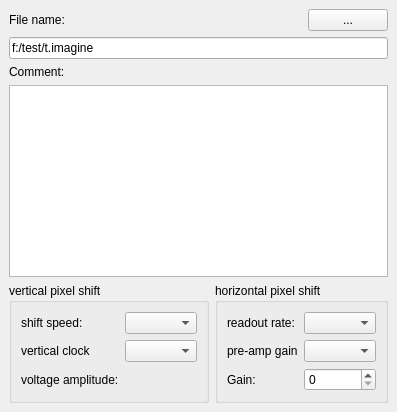
        <widget class="QWidget" name="tabGeneral">
         <attribute name="title">
          <string>General</string>
         </attribute>
         <layout class="QVBoxLayout">
          <property name="spacing">
           <number>6</number>
          </property>
          <property name="leftMargin">
           <number>9</number>
          </property>
          <property name="topMargin">
           <number>9</number>
          </property>
          <property name="rightMargin">
           <number>9</number>
          </property>
          <property name="bottomMargin">
           <number>9</number>
          </property>
          <item>
           <layout class="QHBoxLayout">
            <property name="spacing">
             <number>6</number>
            </property>
            <property name="leftMargin">
             <number>0</number>
            </property>
            <property name="topMargin">
             <number>0</number>
            </property>
            <property name="rightMargin">
             <number>0</number>
            </property>
            <property name="bottomMargin">
             <number>0</number>
            </property>
            <item>
             <widget class="QLabel" name="label">
              <property name="text">
               <string>File name:</string>
              </property>
             </widget>
            </item>
            <item>
             <spacer>
              <property name="orientation">
               <enum>Qt::Horizontal</enum>
              </property>
              <property name="sizeHint" stdset="0">
               <size>
                <width>40</width>
                <height>20</height>
               </size>
              </property>
             </spacer>
            </item>
            <item>
             <widget class="QPushButton" name="btnSelectFile">
              <property name="text">
               <string>...</string>
              </property>
             </widget>
            </item>
           </layout>
          </item>
          <item>
           <widget class="QLineEdit" name="lineEditFilename">
            <property name="text">
             <string>f:/test/t.imagine</string>
            </property>
           </widget>
          </item>
          <item>
           <widget class="QLabel" name="label_2">
            <property name="text">
             <string>Comment:</string>
            </property>
           </widget>
          </item>
          <item>
           <widget class="QTextEdit" name="textEditComment"/>
          </item>
          <item>
           <layout class="QHBoxLayout">
            <property name="spacing">
             <number>6</number>
            </property>
            <property name="leftMargin">
             <number>0</number>
            </property>
            <property name="topMargin">
             <number>0</number>
            </property>
            <property name="rightMargin">
             <number>0</number>
            </property>
            <property name="bottomMargin">
             <number>0</number>
            </property>
            <item>
             <widget class="QGroupBox" name="gbVerticalShift">
              <property name="title">
               <string>vertical pixel shift</string>
              </property>
              <layout class="QGridLayout">
               <property name="leftMargin">
                <number>9</number>
               </property>
               <property name="topMargin">
                <number>9</number>
               </property>
               <property name="rightMargin">
                <number>9</number>
               </property>
               <property name="bottomMargin">
                <number>9</number>
               </property>
               <property name="spacing">
                <number>6</number>
               </property>
               <item row="1" column="1">
                <widget class="QComboBox" name="comboBoxVertClockVolAmp"/>
               </item>
               <item row="0" column="1">
                <widget class="QComboBox" name="comboBoxVertShiftSpeed"/>
               </item>
               <item row="2" column="0">
                <widget class="QLabel" name="label_55">
                 <property name="text">
                  <string>voltage amplitude:</string>
                 </property>
                </widget>
               </item>
               <item row="1" column="0">
                <widget class="QLabel" name="label_18">
                 <property name="text">
                  <string>vertical clock</string>
                 </property>
                 <property name="wordWrap">
                  <bool>true</bool>
                 </property>
                </widget>
               </item>
               <item row="0" column="0">
                <widget class="QLabel" name="label_17">
                 <property name="text">
                  <string>shift speed:</string>
                 </property>
                </widget>
               </item>
              </layout>
             </widget>
            </item>
            <item>
             <widget class="QGroupBox" name="gbHorizontalShift">
              <property name="title">
               <string>horizontal pixel shift</string>
              </property>
              <layout class="QGridLayout">
               <property name="leftMargin">
                <number>9</number>
               </property>
               <property name="topMargin">
                <number>9</number>
               </property>
               <property name="rightMargin">
                <number>9</number>
               </property>
               <property name="bottomMargin">
                <number>9</number>
               </property>
               <property name="spacing">
                <number>6</number>
               </property>
               <item row="0" column="1">
                <widget class="QComboBox" name="comboBoxHorReadoutRate"/>
               </item>
               <item row="1" column="1">
                <widget class="QComboBox" name="comboBoxPreAmpGains"/>
               </item>
               <item row="2" column="1">
                <widget class="QSpinBox" name="spinBoxGain">
                 <property name="maximum">
                  <number>255</number>
                 </property>
                </widget>
               </item>
               <item row="1" column="0">
                <widget class="QLabel" name="label_15">
                 <property name="text">
                  <string>pre-amp gain</string>
                 </property>
                </widget>
               </item>
               <item row="0" column="0">
                <widget class="QLabel" name="label_16">
                 <property name="toolTip">
                  <string>Horizontal shift speed</string>
                 </property>
                 <property name="text">
                  <string>readout rate:</string>
                 </property>
                </widget>
               </item>
               <item row="2" column="0">
                <widget class="QLabel" name="label_14">
                 <property name="text">
                  <string>Gain:</string>
                 </property>
                </widget>
               </item>
              </layout>
             </widget>
            </item>
           </layout>
          </item>
         </layout>
        </widget>
